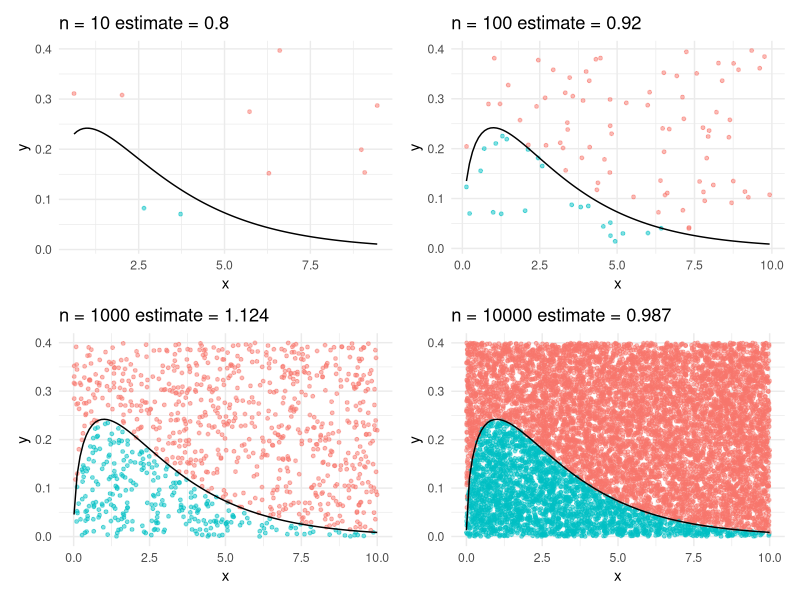

R code for this plot:
##Monte Carlo Work

library(ggplot2)
library(patchwork)

set.seed(1)

f <- function(x){
  dchisq(x, df = 3)
}

mc_plot <- function(n){
  
  x <- runif(n, 0, 10)
  y <- runif(n, 0, 0.4)
  
  df <- data.frame(x, y)
  
  df$below <- df$y < f(df$x)
  
  est <- mean(df$below) * (10 * 0.4)
  
  ggplot(df, aes(x, y)) +
    geom_point(aes(color = below), size = 1, alpha = 0.5) +
    stat_function(fun = f) +
    labs(
      title = paste("n =", n, "estimate =", round(est, 3)),
      x = "x",
      y = "y"
    ) +
    theme_minimal() +
    theme(legend.position = "none")
}

p1 <- mc_plot(10)
p2 <- mc_plot(100)
p3 <- mc_plot(1000)
p4 <- mc_plot(10000)

(p1 + p2) / (p3 + p4)
